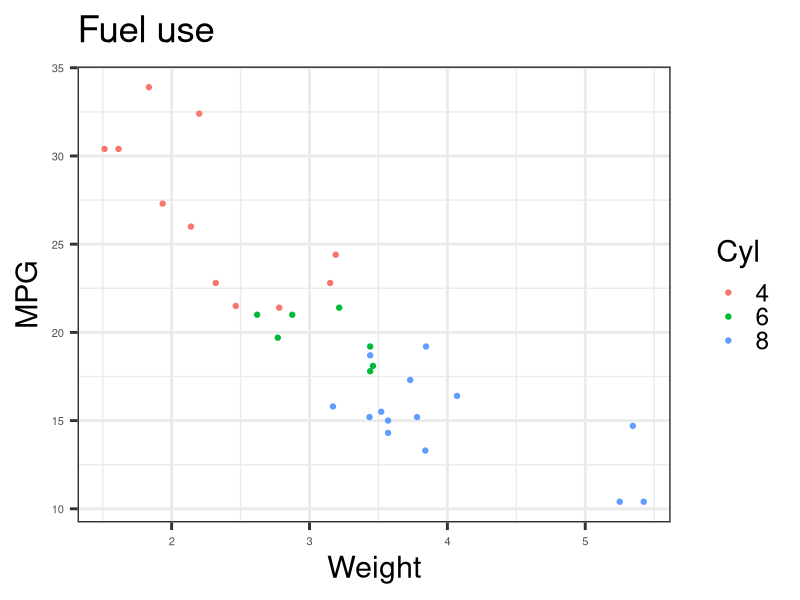

Recreate this plot in R.
library(ggplot2)
base_fs <- 22  # base font size for the poster
tick_fs <- 8   # tick labels
p <- ggplot(mtcars, aes(wt, mpg, colour = factor(cyl))) +
  geom_point() +
  labs(title = "Fuel use", x = "Weight", y = "MPG", colour = "Cyl") +
  theme_bw(base_size = base_fs) +
  theme(axis.text = element_text(size = tick_fs))
ggsave("fig.png", p, width = 7, height = 5)
